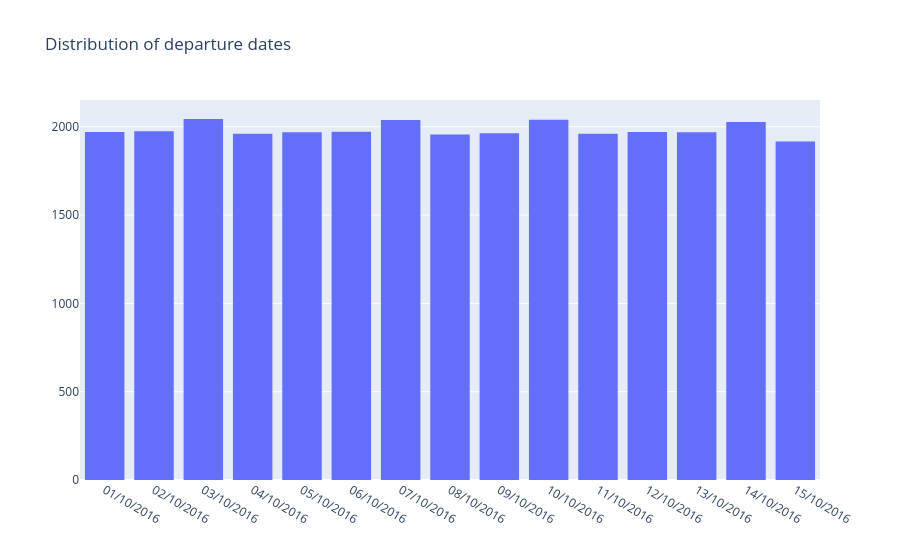

Notebook code for this chart:
### Markdown cell above
There are some null values in both training and validation datasets. Maybe the best method for filling out the missing values will be discovered later in the analysis. Let's take a look at the columns with 'object' data type:

### Code cell
print(df_training['DepartureDate'].unique())
date_train = go.Figure()
date_train.add_trace(
                go.Histogram(x=df_training['DepartureDate']
                     )
                        )
date_train.update_layout(title='Distribution of departure dates')

### Figure 1 — Plotly figure (JSON) as saved in the notebook; plotly's stock layout.template omitted (floating-point values rounded to 4 significant figures; data arrays with more than 128 entries replaced by an {"elided": "..."} marker saying what was removed)
{"data": [{"type": "histogram", "x": {"elided": "29731 str values"}}], "layout": {"title": {"text": "Distribution of departure dates"}}}
